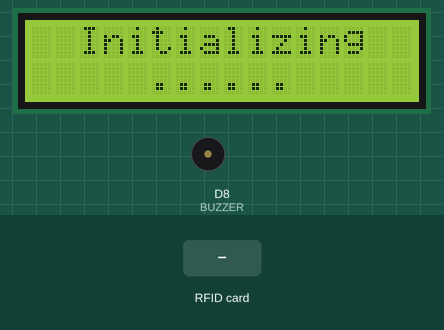
Recording of a sketch running on a simulated ESP8266 (NodeMCU). Parts: 16×2 character LCD, buzzer (waves = sounding, pin HIGH). The inputs (shaded band) are chosen by the test bench. WiFi joins after 1.5 s; servers stay silent unless stated; uploads are accepted with an empty reply; what the sketch prints to the serial monitor is not drawn.

Above: at 2.6 s.
At 5.8 s:
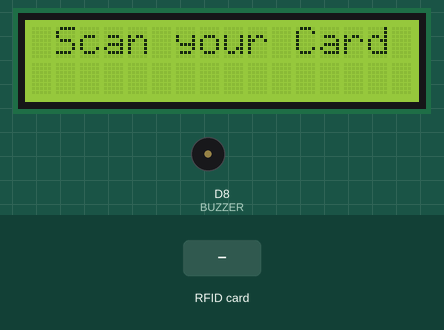
5.9 s: RFID card 5E 7A 19 C4 held to the reader
At 6.26 s:
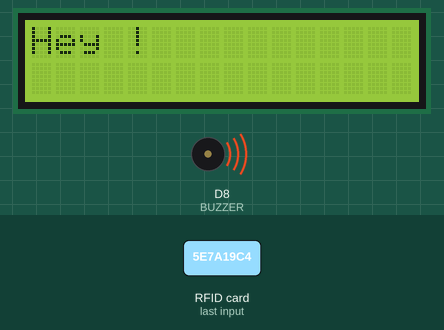
At 8.3 s:
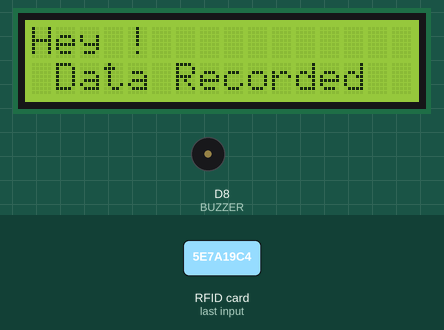
Timing chart, 0 to 9.8 s (numbered marks = the images above; inputs shaded):
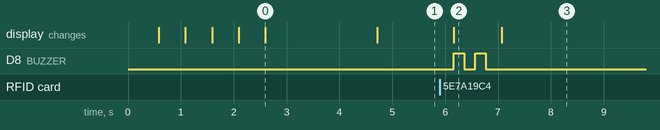

Measured:
- after the input at 5.9 s, D8 (BUZZER): alternates HIGH for 0.20 s and LOW for 0.20 s, 4 changes in all, then stays LOW, starting after 0.27 s; the display: changes after 0.27 s (image 2)
- what the display in image 0 shows lasts 2.1 s, from 2.6 s to 4.7 s
- what the display in image 2 shows lasts 0.9 s, from 6.2 s to 7.1 s

The sketch:

board_code.ino
```cpp
#include <SPI.h>
#include <MFRC522.h>
#include <Arduino.h>
#include <ESP8266WiFi.h>
#include <ESP8266HTTPClient.h>
#include <WiFiClient.h>
#include <LiquidCrystal_I2C.h>
//-----------------------------------------
#define RST_PIN  D3
#define SS_PIN   D4
#define BUZZER   D8
//-----------------------------------------
MFRC522 mfrc522(SS_PIN, RST_PIN);
MFRC522::MIFARE_Key key;
MFRC522::StatusCode status;
//-----------------------------------------
/* Be aware of Sector Trailer Blocks */
int blockNum = 2;
/* Create another array to read data from Block */
/* Legthn of buffer should be 2 Bytes more than the size of Block (16 Bytes) */
byte bufferLen = 18;
byte readBlockData[18];
//-----------------------------------------
String card_holder_name;
const String sheet_url = "https://script.google.com/macros/s/AKfycbwZ8WK8Ms9C16w2EUoaAGgP8OqLxHOc935cWGlF158IyqShyV5YR5dXTGLCNTI9CLK4/exec?name=";  //Enter Google Script URL
//-----------------------------------------
#define WIFI_SSID "Magi"  //Enter WiFi Name
#define WIFI_PASSWORD "#mage2004"  //Enter WiFi Password
//-----------------------------------------

//Initialize the LCD display
LiquidCrystal_I2C lcd(0x3F, 16, 2);  //Change LCD Address to 0x27 if 0x3F doesnt work

void setup()
{
  Serial.begin(9600);

  lcd.begin(16, 2);
  lcd.backlight();
  lcd.clear();
  lcd.setCursor(0, 0);
  lcd.print("  Initializing  ");
  for (int a = 5; a <= 10; a++) {
    lcd.setCursor(a, 1);
    lcd.print(".");
    delay(500);
  }

  //WiFi Connectivity
  Serial.println();
  Serial.print("Connecting to AP");
  WiFi.begin(WIFI_SSID, WIFI_PASSWORD);
  while (WiFi.status() != WL_CONNECTED){
    Serial.print(".");
    delay(200);
  }
  Serial.println("");
  Serial.println("WiFi connected.");
  Serial.println("IP address: ");
  Serial.println(WiFi.localIP());
  Serial.println();

  pinMode(BUZZER, OUTPUT);
  SPI.begin();
}

void loop()
{
  lcd.clear();
  lcd.setCursor(0, 0);
  lcd.print(" Scan your Card ");
  mfrc522.PCD_Init();
  if ( ! mfrc522.PICC_IsNewCardPresent()) {return;}
  if ( ! mfrc522.PICC_ReadCardSerial()) {return;}

  Serial.println();
  Serial.println(F("Reading last data from RFID..."));
  ReadDataFromBlock(blockNum, readBlockData);

  Serial.println();
  Serial.print(F("Last data in RFID:"));
  Serial.print(blockNum);
  Serial.print(F(" --> "));
  for (int j=0 ; j<16 ; j++)
  {
    Serial.write(readBlockData[j]);
    lcd.clear();
    lcd.setCursor(0, 0);
    lcd.print("Hey " + String((char*)readBlockData) + "!");
  }
  Serial.println();

  digitalWrite(BUZZER, HIGH);
  delay(200);
  digitalWrite(BUZZER, LOW);
  delay(200);
  digitalWrite(BUZZER, HIGH);
  delay(200);
  digitalWrite(BUZZER, LOW);

  if (WiFi.status() == WL_CONNECTED) {
    WiFiClient client;
    HTTPClient http;

    card_holder_name = sheet_url + String((char*)readBlockData);
    card_holder_name.trim();
    Serial.println(card_holder_name);

    Serial.print(F("[HTTP] begin...\n"));
    if (http.begin(client, card_holder_name)) {
      Serial.print(F("[HTTP] GET...\n"));
      int httpCode = http.GET();

      if (httpCode > 0) {
        Serial.printf("[HTTP] GET... code: %d\n", httpCode);
        lcd.setCursor(0, 1);
        lcd.print(" Data Recorded ");
        delay(2000);
      } else {
        Serial.printf("[HTTP] GET... failed, error: %s\n", http.errorToString(httpCode).c_str());
      }
      http.end();
    } else {
      Serial.printf("[HTTP] Unable to connect\n");
    }
    delay(1000);
  }
}

void ReadDataFromBlock(int blockNum, byte readBlockData[])
{
  for (byte i = 0; i < 6; i++) {
    key.keyByte[i] = 0xFF;
  }

  status = mfrc522.PCD_Authenticate(MFRC522::PICC_CMD_MF_AUTH_KEY_A, blockNum, &key, &(mfrc522.uid));

  if (status != MFRC522::STATUS_OK){
     Serial.print("Authentication failed for Read: ");
     Serial.println(mfrc522.GetStatusCodeName(status));
     return;
  }
  else {
    Serial.println("Authentication success");
  }

  status = mfrc522.MIFARE_Read(blockNum, readBlockData, &bufferLen);
  if (status != MFRC522::STATUS_OK) {
    Serial.print("Reading failed: ");
    Serial.println(mfrc522.GetStatusCodeName(status));
    return;
  }
  else {
    Serial.println("Block was read successfully");  
  }
}
```
